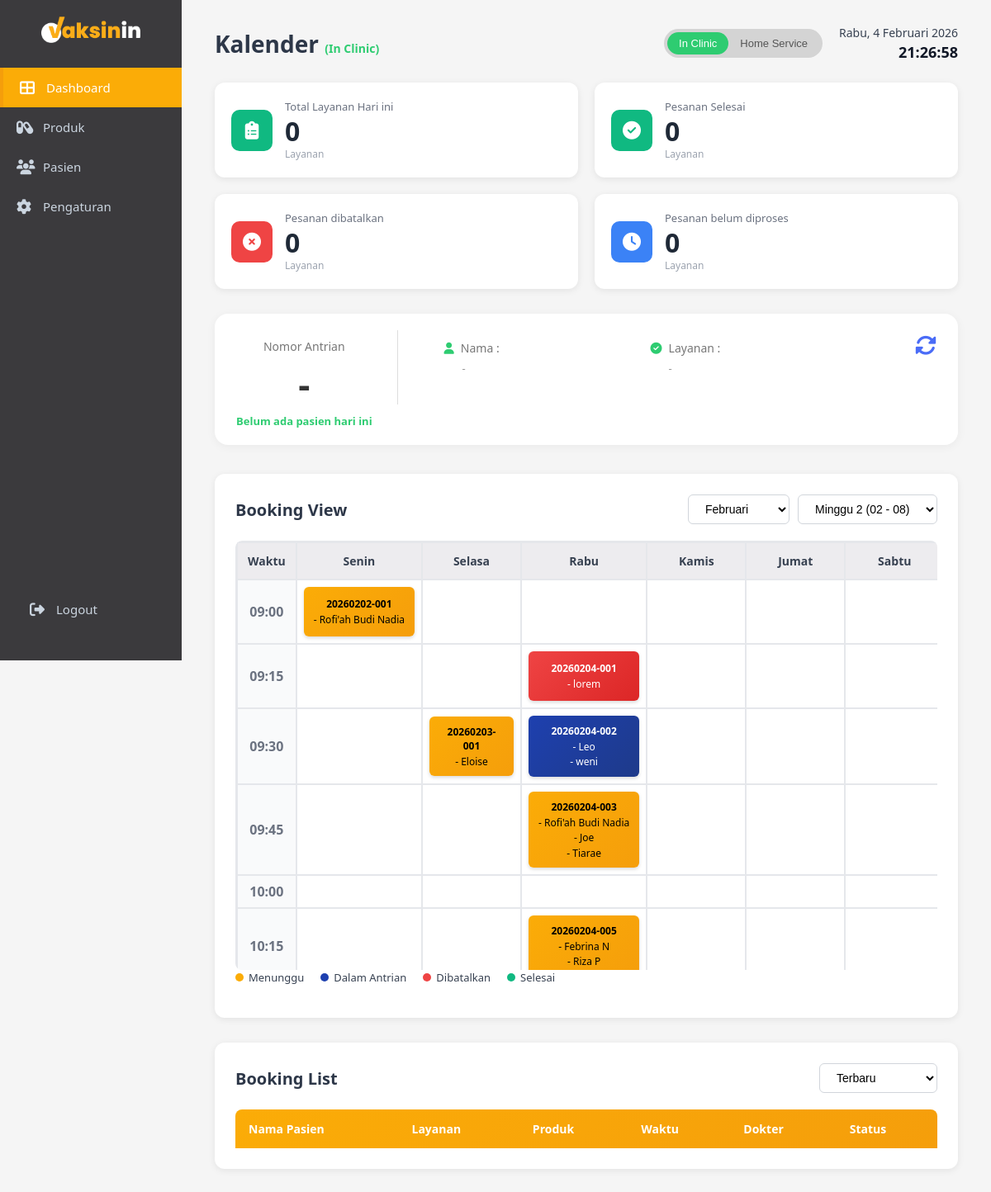
Screenshot of /admin/dashboard.php with the database file from the repository.
### tables this page shows
CREATE TABLE `bookings` (
  `id` int NOT NULL,
  `parent_id` int DEFAULT NULL,
  `patient_id` int NOT NULL,
  `service_type` enum('Home Service','In Clinic') NOT NULL,
  `nomor_antrian` varchar(20) NOT NULL,
  `tanggal_booking` date NOT NULL,
  `waktu_booking` time NOT NULL,
  `status` enum('pending','confirmed','completed','cancelled') DEFAULT 'pending',
  `catatan` text,
  `created_at` datetime NOT NULL,
  `updated_at` datetime DEFAULT CURRENT_TIMESTAMP ON UPDATE CURRENT_TIMESTAMP,
  `doctor_id` int DEFAULT NULL,
  `payment_status` enum('unpaid','paid') DEFAULT 'unpaid',
  `tindakan_selesai` tinyint(1) DEFAULT '0'
);

CREATE TABLE `patients` (
  `id` int NOT NULL,
  `no_rekam_medis` varchar(20) NOT NULL,
  `nama_lengkap` varchar(100) NOT NULL,
  `nama_panggilan` varchar(50) DEFAULT NULL,
  `tanggal_lahir` date NOT NULL,
  `usia` int DEFAULT NULL,
  `kategori_usia` enum('Anak','Dewasa') NOT NULL,
  `jenis_kelamin` enum('L','P') NOT NULL,
  `nik` varchar(16) DEFAULT NULL,
  `paspor` varchar(20) DEFAULT NULL,
  `kebangsaan` varchar(50) DEFAULT 'Indonesia',
  `pekerjaan` varchar(100) DEFAULT NULL,
  `nama_wali` varchar(100) DEFAULT NULL,
  `riwayat_alergi` text,
  `riwayat_penyakit` text,
  `riwayat_obat` text,
  `pelayanan` varchar(50) NOT NULL,
  `created_at` timestamp NOT NULL DEFAULT CURRENT_TIMESTAMP,
  `updated_at` timestamp NOT NULL DEFAULT CURRENT_TIMESTAMP ON UPDATE CURRENT_TIMESTAMP
);

### admin/dashboard.php (the view, shortened to what the rows shown need)
<?php
include "../config.php";
$service_mode = isset($_GET['service']) ? $_GET['service'] : 'In Clinic';
$current_month = isset($_GET['month']) ? intval($_GET['month']) : date('n');
$current_year  = isset($_GET['year']) ? intval($_GET['year']) : date('Y');
$today = new DateTime();
if (!isset($_GET['week'])) {
    $weeks = [];
    $firstDayOfMonth = new DateTime("$current_year-$current_month-01");
    $firstMonday = clone $firstDayOfMonth;
    $firstMonday->modify('monday this week');
    $weekIndex = 1;
    while (true) {
        $weekStart = clone $firstMonday;
        $weekStart->modify('+' . (($weekIndex - 1) * 7) . ' days');
        $weekEnd = clone $weekStart;
        $weekEnd->modify('+6 days');
        if ((int)$weekStart->format('m') > $current_month &&
            (int)$weekEnd->format('m') > $current_month) {
            break;
        }
        $weeks[] = [
            'start' => clone $weekStart,
            'end'   => clone $weekEnd
        ];
        $weekIndex++;
    }
    $current_week = 1;
    foreach ($weeks as $index => $w) {
        if ($today >= $w['start'] && $today <= $w['end']) {
            $current_week = $index + 1;
            break;
        }
    }
} else {
    $current_week = intval($_GET['week']);
}
$weeks = [];
$first_day = new DateTime("$current_year-$current_month-01");
$start = clone $first_day;
$start->modify('monday this week');
while (true) {
    $week_start = clone $start;
    $week_end   = clone $start;
    $week_end->modify('+6 days');
    if ((int)$week_start->format('m') > $current_month &&
        (int)$week_end->format('m') > $current_month) {
        break;
    }
    $weeks[] = [
        'start' => $week_start->format('Y-m-d'),
        'end'   => $week_end->format('Y-m-d'),
        'label' => $week_start->format('d') . ' - ' . $week_end->format('d')
    ];
    $start->modify('+1 week');
}
$week_start = $weeks[$current_week - 1]['start'];
$week_end   = $weeks[$current_week - 1]['end'];
$sql_bookings = "SELECT b.*, p.nama_lengkap
                 FROM bookings b
                 JOIN patients p ON b.patient_id = p.id
                 WHERE b.tanggal_booking BETWEEN ? AND ?
                 AND b.service_type = ?
                 AND b.parent_id IS NULL
                 ORDER BY b.tanggal_booking, b.waktu_booking";
$stmt_bookings = $conn->prepare($sql_bookings);
$stmt_bookings->bind_param('sss', $week_start, $week_end, $service_mode);
$stmt_bookings->execute();
$bookings_result = $stmt_bookings->get_result();
$bookings_grid = [];
while ($row = $bookings_result->fetch_assoc()) {
    $parent_id = $row['id'];
    $sql_participants = "
        SELECT b.id, b.nomor_antrian, b.status, p.nama_lengkap
        FROM bookings b
        JOIN patients p ON b.patient_id = p.id
        WHERE b.id = ? OR b.parent_id = ?
        ORDER BY CASE WHEN b.id = ? THEN 0 ELSE 1 END
    ";
    $stmt_part = $conn->prepare($sql_participants);
    $stmt_part->bind_param("iii", $parent_id, $parent_id, $parent_id);
    $stmt_part->execute();
    $participants = $stmt_part->get_result()->fetch_all(MYSQLI_ASSOC);
    $day = date('N', strtotime($row['tanggal_booking']));
    $time = date('H:i', strtotime($row['waktu_booking']));
    if (!isset($bookings_grid[$time])) {
        $bookings_grid[$time] = [];
    }
    if (!isset($bookings_grid[$time][$day])) {
        $bookings_grid[$time][$day] = [];
    }
    $bookings_grid[$time][$day][$parent_id] = $participants;
}
?>
<!DOCTYPE html>
<html lang="id">
<head>
    <link rel="stylesheet" href="css/admin.css">
    <link rel="stylesheet" href="css/sidebar-toggle.css">
    <link rel="stylesheet" href="https://cdnjs.cloudflare.com/ajax/libs/font-awesome/6.4.0/css/all.min.css">
</head>
<body>
    <div class="main-content">
        <header class="page-header <?= ($service_mode == 'Home Service') ? 'home_service' : 'in_clinic' ?>"
        style="display:flex; justify-content:space-between; align-items:center;">
            <h1>
                Kalender
                <?php if ($service_mode == 'Home Service'): ?>
                    <span style="font-size:14px; color:#ff7a00;">(Home Service)</span>
                <?php else: ?>
                    <span style="font-size:14px; color:#2ecc71;">(In Clinic)</span>
                <?php endif; ?>
            </h1>
        </header>
        <div class="booking-view">
            <div class="section-header">
                <h2>Booking View</h2>
            </div>
             <div class="calendar-wrapper">
                <div class="calendar-grid">
                    <table class="booking-table">
                        <thead>
                            <tr>
                                <th>Waktu</th>
                                <th>Senin</th>
                                <th>Selasa</th>
                                <th>Rabu</th>
                                <th>Kamis</th>
                                <th>Jumat</th>
                                <th>Sabtu</th>
                            </tr>
                        </thead>
                        <tbody>
                            <?php
                                $start_time = strtotime('09:00');
                                $end_time   = strtotime('17:00');
                                for ($time = $start_time; $time <= $end_time; $time += 15 * 60):
                                    $time_slot = date('H:i', $time);
                                ?>
                                    <tr>
                                        <td class="time-cell" data-time="<?php echo $time_slot; ?>">
                                            <?php echo $time_slot; ?>
                                        </td>
                                        <?php for ($day = 1; $day <= 6; $day++): ?>
                                            <td class="booking-cell"
                                                data-time="<?php echo $time_slot; ?>"
                                                data-day="<?php echo $day; ?>">
                                                <?php if (isset($bookings_grid[$time_slot][$day])): ?>
                                                    <?php
                                                    $bookings = $bookings_grid[$time_slot][$day];
                                                    $first_group = reset($bookings);
                                                    $status = reset($first_group)['status'];
                                                    $color_class =
                                                        ($status === 'confirmed') ? 'status-confirmed' :
                                                        (($status === 'completed') ? 'status-completed' :
                                                        (($status === 'cancelled') ? 'status-cancelled' :
                                                        (($status === 'pending') ? 'status-pending' : '')));
                                                    ?>
                                                    <?php foreach ($bookings as $group_id => $participants): ?>
                                                        <?php
                                                        $parent = reset($participants);
                                                        ?>
                                                        <div class="booking-item <?php echo $color_class; ?>"
                                                            onclick="showBookingDetail(<?php echo $parent['id']; ?>)">
                                                            <div class="queue-no" style="font-weight:bold;">
                                                                <?php echo htmlspecialchars($parent['nomor_antrian']); ?>
                                                            </div>
                                                            <div class="booking-row">
                                                                <span class="patient-name">
                                                                    - <?php echo htmlspecialchars($parent['nama_lengkap']); ?>
                                                                </span>
                                                            </div>
                                                            <?php foreach ($participants as $p): ?>
                                                                <?php if ($p['id'] != $parent['id']): ?>
                                                                    <div class="booking-row">
                                                                        <span class="patient-name">
                                                                            - <?php echo htmlspecialchars($p['nama_lengkap']); ?>
                                                                        </span>
                                                                    </div>
                                                                <?php endif; ?>
                                                            <?php endforeach; ?>
                                                        </div>
                                                    <?php endforeach; ?>
                                                <?php endif; ?>
                                            </td>
                                        <?php endfor; ?>
                                    </tr>
                                <?php endfor; ?>
                        </tbody>
                    </table>
                </div>
            </div>
        </div>
        <div class="booking-list">
            <div class="section-header">
                <h2>Booking List</h2>
            </div>
            <table class="list-table">
                <thead>
                    <tr>
                        <th>Nama Pasien</th>
                        <th>Layanan</th>
                        <th>Produk</th>
                        <th>Waktu</th>
                        <th>Dokter</th>
                        <th>Status</th>
                    </tr>
                </thead>
            </table>
        </div>
    </div>
</body>
</html>

### rows the page displays
bookings: nomor_antrian "20260202-001", patient.nama_lengkap "Rofi'ah Budi Nadia"
bookings: nomor_antrian "20260204-001", patient.nama_lengkap "lorem"
bookings: nomor_antrian "20260203-001", patient.nama_lengkap "Eloise"
bookings: nomor_antrian "20260204-002", patient.nama_lengkap "Leo"
bookings: patient.nama_lengkap "weni"
bookings: nomor_antrian "20260204-003", patient.nama_lengkap "Rofi'ah Budi Nadia"
bookings: patient.nama_lengkap "Joe"
bookings: patient.nama_lengkap "Tiarae"
bookings: nomor_antrian "20260204-005", patient.nama_lengkap "Febrina N"
bookings: patient.nama_lengkap "Riza P"

### other values shown
$total_today "0"
$total_done "0"
$total_cancelled "0"
$total_pending "0"
$time_slot "09:00"
$time_slot "09:15"
$time_slot "09:30"
$time_slot "09:45"
$time_slot "10:00"
$time_slot "10:15"
form field value "Februari"
